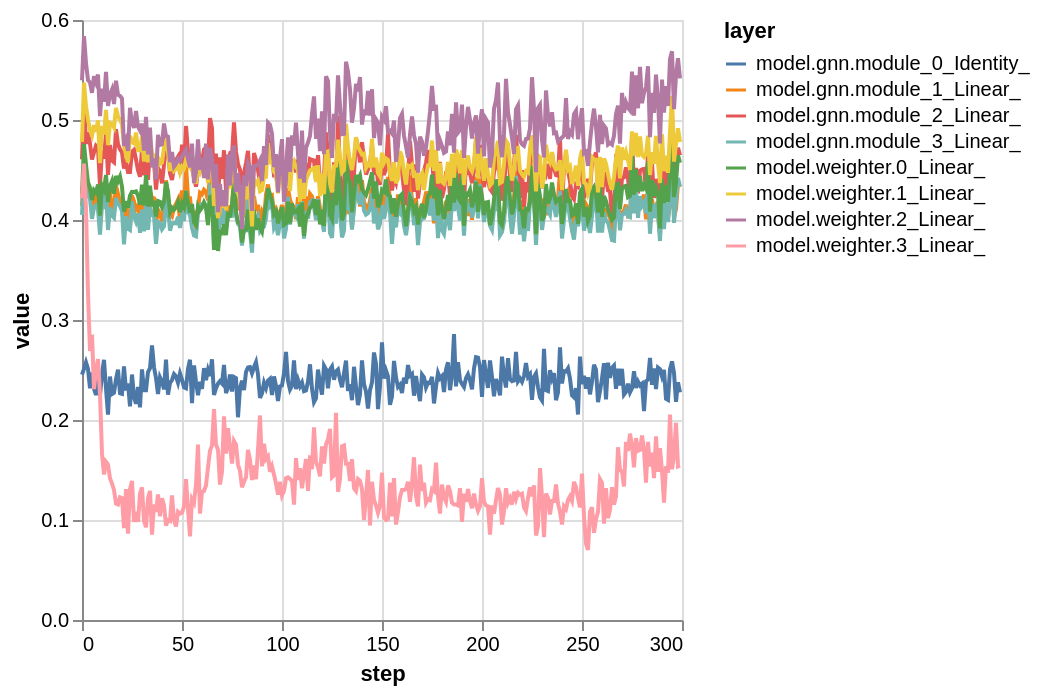

The notebook cell saved with this chart:
### Code cell
(
    alt.Chart(pl.DataFrame(dead).with_columns(step=pl.int_range(pl.len())).unpivot(index='step', variable_name='layer'))
    .mark_line()
    .encode(x='step', y='value', color='layer')
)

### Figure 1 — Vega specification as saved in the notebook (floating-point values rounded to 4 significant figures; data arrays with more than 128 entries replaced by an {"elided": "..."} marker saying what was removed)
{"$schema": "https://vega.github.io/schema/vega/v5.json", "data": [{"name": "source_0", "values": {"elided": "2400 records"}}, {"name": "source_0_x_domain_step", "values": [{"min": 0, "max": 299}]}, {"name": "source_0_y_domain_value", "values": [{"min": 0.07, "max": 0.5838}]}, {"name": "source_0_color_domain_layer", "values": [{"layer": "model.gnn.module_0_Identity_"}, {"layer": "model.gnn.module_1_Linear_"}, {"layer": "model.gnn.module_2_Linear_"}, {"layer": "model.gnn.module_3_Linear_"}, {"layer": "model.weighter.0_Linear_"}, {"layer": "model.weighter.1_Linear_"}, {"layer": "model.weighter.2_Linear_"}, {"layer": "model.weighter.3_Linear_"}]}], "marks": [{"type": "group", "name": "pathgroup", "from": {"facet": {"data": "source_0", "name": "faceted_path_main", "groupby": ["layer"]}}, "encode": {"update": {"width": {"field": {"signal": null, "datum": null, "group": "width", "parent": null}}, "height": {"field": {"signal": null, "datum": null, "group": "height", "parent": null}}}}, "marks": [{"type": "line", "name": "marks", "from": {"data": "faceted_path_main"}, "sort": {"field": "x"}, "encode": {"update": {"x": {"field": "step", "scale": "x"}, "y": {"field": "value", "scale": "y"}, "defined": {"signal": "isValid(datum[\"step\"]) && isFinite(+datum[\"step\"]) && isValid(datum[\"value\"]) && isFinite(+datum[\"value\"])"}, "stroke": {"field": "layer", "scale": "color"}}}, "style": ["line"]}]}], "scales": [{"name": "x", "type": "linear", "domain": [{"signal": "(data(\"source_0_x_domain_step\")[0] || {}).min"}, {"signal": "(data(\"source_0_x_domain_step\")[0] || {}).max"}], "range": [0, {"signal": "width"}], "nice": true, "zero": false}, {"name": "y", "type": "linear", "domain": [{"signal": "(data(\"source_0_y_domain_value\")[0] || {}).min"}, {"signal": "(data(\"source_0_y_domain_value\")[0] || {}).max"}], "range": [{"signal": "height"}, 0], "zero": true, "nice": true}, {"name": "color", "type": "ordinal", "domain": {"data": "source_0_color_domain_layer", "field": "layer", "sort": true}, "range": "category"}], "axes": [{"scale": "x", "minExtent": 0, "aria": false, "domain": false, "zindex": 0, "orient": "bottom", "gridScale": "y", "labels": false, "maxExtent": 0, "tickCount": {"signal": "ceil(width/40)"}, "ticks": false, "grid": true}, {"scale": "y", "aria": false, "orient": "left", "gridScale": "x", "tickCount": {"signal": "ceil(height/40)"}, "labels": false, "domain": false, "zindex": 0, "grid": true, "minExtent": 0, "ticks": false, "maxExtent": 0}, {"scale": "x", "zindex": 0, "title": "step", "orient": "bottom", "labelOverlap": true, "labelFlush": true, "grid": false, "tickCount": {"signal": "ceil(width/40)"}}, {"scale": "y", "orient": "left", "labelOverlap": true, "tickCount": {"signal": "ceil(height/40)"}, "zindex": 0, "title": "value", "grid": false}], "padding": 5, "style": "cell", "height": 300, "background": "white", "legends": [{"stroke": "color", "symbolType": "stroke", "title": "layer"}], "width": 300}
